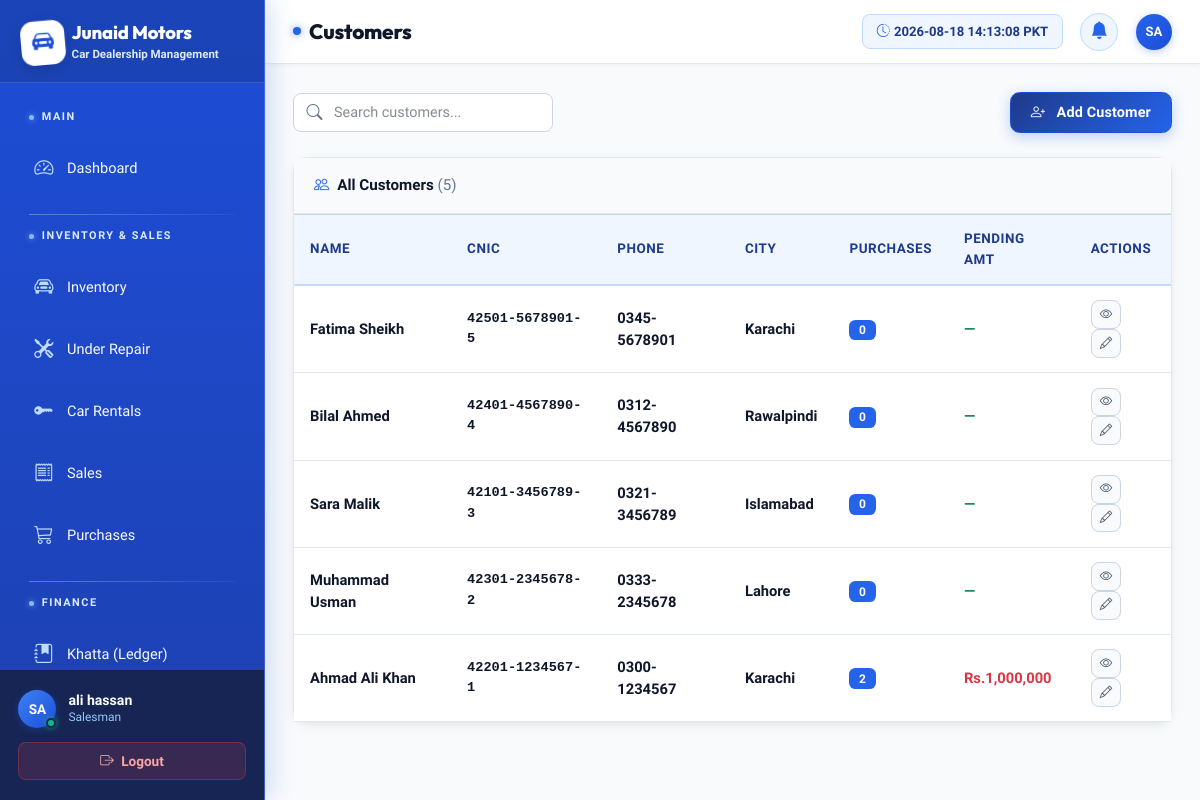
Page /customers/ (signed in) on the committed database.
### apps/staff/models.py (models this page shows, shortened)
class StaffProfile(models.Model):
    ROLE_CHOICES = [
        ('admin', 'Admin'),
        ('manager', 'Manager'),
        ('salesman', 'Salesman'),
        ('accountant', 'Accountant'),
    ]
    user = models.OneToOneField(User, on_delete=models.CASCADE)
    role = models.CharField(max_length=20, choices=ROLE_CHOICES)
    phone = models.CharField(max_length=20)
    is_active = models.BooleanField(default=True)

### apps/customers/models.py (models this page shows, shortened)
class Customer(models.Model):
    name = models.CharField(max_length=200)
    cnic = models.CharField(max_length=15, unique=True)
    phone = models.CharField(max_length=20)
    address = models.TextField()
    city = models.CharField(max_length=100)
    created_at = models.DateTimeField(auto_now_add=True)
    def total_purchases(self):
        return self.sale_set.count()
    def pending_amount(self):
        return self.installment_set.filter(status__in=['pending', 'overdue']).aggregate(
            total=models.Sum('amount'))['total'] or 0

### apps/customers/views.py (the view, shortened to what this page needs)
# urls.py: path('', views.customer_list, name='customer_list'),
@login_required
def customer_list(request):
    customers = Customer.objects.all().order_by('-created_at')
    search = request.GET.get('search', '')
    return render(request, 'customers/list.html', {'customers': customers, 'search': search})

### apps/dashboard/context_processors.py (called while the page is built)
def overdue_count(request):
    if request.user.is_authenticated:
        today = timezone.now().date()
        count = Installment.objects.filter(
            Q(status='overdue') | Q(status='pending', due_date__lt=today)
        ).count()
        return {'overdue_count': count}
    return {'overdue_count': 0}

### templates/customers/list.html (shortened to what this page needs)
{% extends 'base.html' %}
{% load humanize %}
{% block page_title %}Customers{% endblock %}
{% block content %}
<div class="d-flex align-items-center justify-content-between mb-4 flex-wrap gap-2">
  <form method="get" class="search-wrap">
    <input type="text" name="search" value="{{ search }}" class="search-bar" placeholder="Search customers...">
  </form>
  <a href="{% url 'add_customer' %}" class="btn-amber"><i class="bi bi-person-plus me-1"></i>Add Customer</a>
</div>
<div class="card">
  <div class="card-header"><i class="bi bi-people me-2 text-amber"></i>All Customers <span style="color:var(--text-muted);font-weight:400;">({{ customers.count }})</span></div>
  <div class="card-body p-0">
    {% if customers %}
    <div class="table-responsive">
      <table class="table mb-0">
        <thead>
          <tr><th>Name</th><th>CNIC</th><th>Phone</th><th>City</th><th>Purchases</th><th>Pending Amt</th><th>Actions</th></tr>
        </thead>
        <tbody>
          {% for customer in customers %}
          <tr>
            <td class="fw-bold">{{ customer.name }}</td>
            <td style="font-family:monospace;font-size:0.85rem;">{{ customer.cnic }}</td>
            <td>{{ customer.phone }}</td>
            <td>{{ customer.city }}</td>
            <td><span class="badge badge-available">{{ customer.total_purchases }}</span></td>
            <td>
              {% with pending=customer.pending_amount %}
              {% if pending > 0 %}<span class="text-danger fw-bold">Rs.{{ pending|floatformat:0|intcomma }}</span>{% else %}<span class="text-success">—</span>{% endif %}
              {% endwith %}
            </td>
            <td>
              <a href="{% url 'customer_detail' customer.pk %}" class="btn-ghost" style="padding:4px 8px;font-size:0.78rem;"><i class="bi bi-eye"></i></a>
              <a href="{% url 'edit_customer' customer.pk %}" class="btn-ghost" style="padding:4px 8px;font-size:0.78rem;"><i class="bi bi-pencil"></i></a>
            </td>
          </tr>
          {% endfor %}
        </tbody>
      </table>
    </div>
    {% else %}
    <div class="empty-state"><i class="bi bi-people"></i><p>No customers yet. <a href="{% url 'add_customer' %}" class="text-amber">Add first customer</a></p></div>
    {% endif %}
  </div>
</div>
{% endblock %}

### templates/base.html (shortened to what this page needs)
{% load static %}
{% load humanize %}
<!DOCTYPE html>
<html lang="en" data-bs-theme="light">
<head>
  <link rel="stylesheet" href="https://cdn.jsdelivr.net/npm/bootstrap@5.3.3/dist/css/bootstrap.min.css">
  <link rel="stylesheet" href="https://cdn.jsdelivr.net/npm/bootstrap-icons@1.11.3/font/bootstrap-icons.min.css">
  <link rel="stylesheet" href="{% static 'css/tailwind.css' %}?v=12.0">
  <link rel="stylesheet" href="{% static 'css/custom.css' %}?v=12.0">
  <link rel="stylesheet" href="{% static 'css/animations.css' %}?v=12.0">
</head>
<body>
<nav id="sidebar">
  <div class="sidebar-logo">
    <div class="d-flex align-items-center gap-2">
      <div class="logo-icon-badge">
        <i class="bi bi-car-front-fill"></i>
      </div>
      <div>
        <h4>Junaid Motors</h4>
        <span>Car Dealership Management</span>
      </div>
    </div>
  </div>
  <div class="sidebar-nav">
    <span class="nav-section-label">Main</span>
    <a href="{% url 'dashboard' %}" class="sidebar-link {% if request.resolver_match.url_name == 'dashboard' %}active{% endif %}">
      <i class="bi bi-speedometer2"></i> <span>Dashboard</span>
    </a>
    <span class="nav-section-label">Inventory &amp; Sales</span>
    <a href="{% url 'inventory_list' %}" class="sidebar-link {% if 'inventory' in request.path and 'repair' not in request.path and 'rent' not in request.path %}active{% endif %}">
      <i class="bi bi-car-front"></i> <span>Inventory</span>
    </a>
    <a href="{% url 'repair_list' %}" class="sidebar-link {% if 'repair' in request.path %}active{% endif %}">
      <i class="bi bi-tools"></i> <span>Under Repair</span>
    </a>
    <a href="{% url 'rent_list' %}" class="sidebar-link {% if 'rent' in request.path %}active{% endif %}">
      <i class="bi bi-key-fill"></i> <span>Car Rentals</span>
    </a>
    <a href="{% url 'sales_list' %}" class="sidebar-link {% if 'sale' in request.path %}active{% endif %}">
      <i class="bi bi-receipt"></i> <span>Sales</span>
    </a>
    <a href="{% url 'purchase_list' %}" class="sidebar-link {% if 'purchase' in request.path %}active{% endif %}">
      <i class="bi bi-cart3"></i> <span>Purchases</span>
    </a>
    <span class="nav-section-label">Finance</span>
    <a href="{% url 'khatta_list' %}" class="sidebar-link {% if 'khatta' in request.path %}active{% endif %}">
      <i class="bi bi-journal-bookmark-fill"></i> <span>Khatta (Ledger)</span>
    </a>
  </div>
  <div class="sidebar-footer">
    <div class="user-info">
      <div class="avatar-container">
        <div class="avatar-circle">{{ request.user.username|upper|slice:":2" }}</div>
        <span class="status-indicator online"></span>
      </div>
      <div>
        <div class="user-name">{{ request.user.get_full_name|default:request.user.username }}</div>
        <div class="user-role">
          {% if request.user.staffprofile %}{{ request.user.staffprofile.get_role_display }}{% else %}Admin{% endif %}
        </div>
      </div>
    </div>
    <a href="{% url 'staff_logout' %}" class="btn-logout w-100 text-center d-block">
      <i class="bi bi-box-arrow-right me-1"></i> Logout
    </a>
  </div>
</nav>
<div id="main-content">
  <div id="top-navbar">
    <div class="d-flex align-items-center gap-3">
      <h1 class="page-title">{% block page_title %}Dashboard{% endblock %}</h1>
    </div>
    <div class="navbar-actions">
      <div id="live-clock-wrapper">
        <i class="bi bi-clock-history text-amber me-1"></i>
        <span id="live-clock"></span>
      </div>
      <a href="{% url 'installment_list' %}?status=overdue" class="notif-btn text-decoration-none" title="Notifications">
        <i class="bi bi-bell-fill"></i>
      </a>
      <div class="avatar-circle navbar-avatar" title="{{ request.user.username }}">{{ request.user.username|upper|slice:":2" }}</div>
    </div>
  </div>
  <div id="content-area">
    {% block content %}{% endblock %}
  </div>
</div>
</body>
</html>

### static/css/animations.css (style rules this page uses)
.card, .stat-card, .inventory-card, .lead-card, .form-section-card { transition: transform 0.25s cubic-bezier(0.4, 0, 0.2, 1), box-shadow 0.25s cubic-bezier(0.4, 0, 0.2, 1), border-color 0.25s ease; }
button, .btn, .btn-amber, .btn-primary, .btn-ghost, .btn-outline-amber, .quick-action-btn { transition: all 0.2s cubic-bezier(0.4, 0, 0.2, 1) !important; }
.table tbody tr { transition: background-color 0.18s ease, transform 0.18s ease; }

### rows in the picture
Customer: name "Fatima Sheikh", cnic "42501-5678901-5", phone "0345-5678901", city "Karachi", total_purchases "0"
Customer: name "Bilal Ahmed", cnic "42401-4567890-4", phone "0312-4567890", city "Rawalpindi", total_purchases "0"
Customer: name "Sara Malik", cnic "42101-3456789-3", phone "0321-3456789", city "Islamabad", total_purchases "0"
Customer: name "Muhammad Usman", cnic "42301-2345678-2", phone "0333-2345678", city "Lahore", total_purchases "0"
Customer: name "Ahmad Ali Khan", cnic "42201-1234567-1", phone "0300-1234567", city "Karachi", total_purchases "2", pending_amount "1,000,000"

### other values in the picture
{{ request.user.username|upper|slice:":2" }} "SA"
{{ request.user.get_full_name|default:request.user.username }} "ali hassan"
{{ request.user.staffprofile.get_role_display }} "Salesman"
{{ customers.count }} "5"
